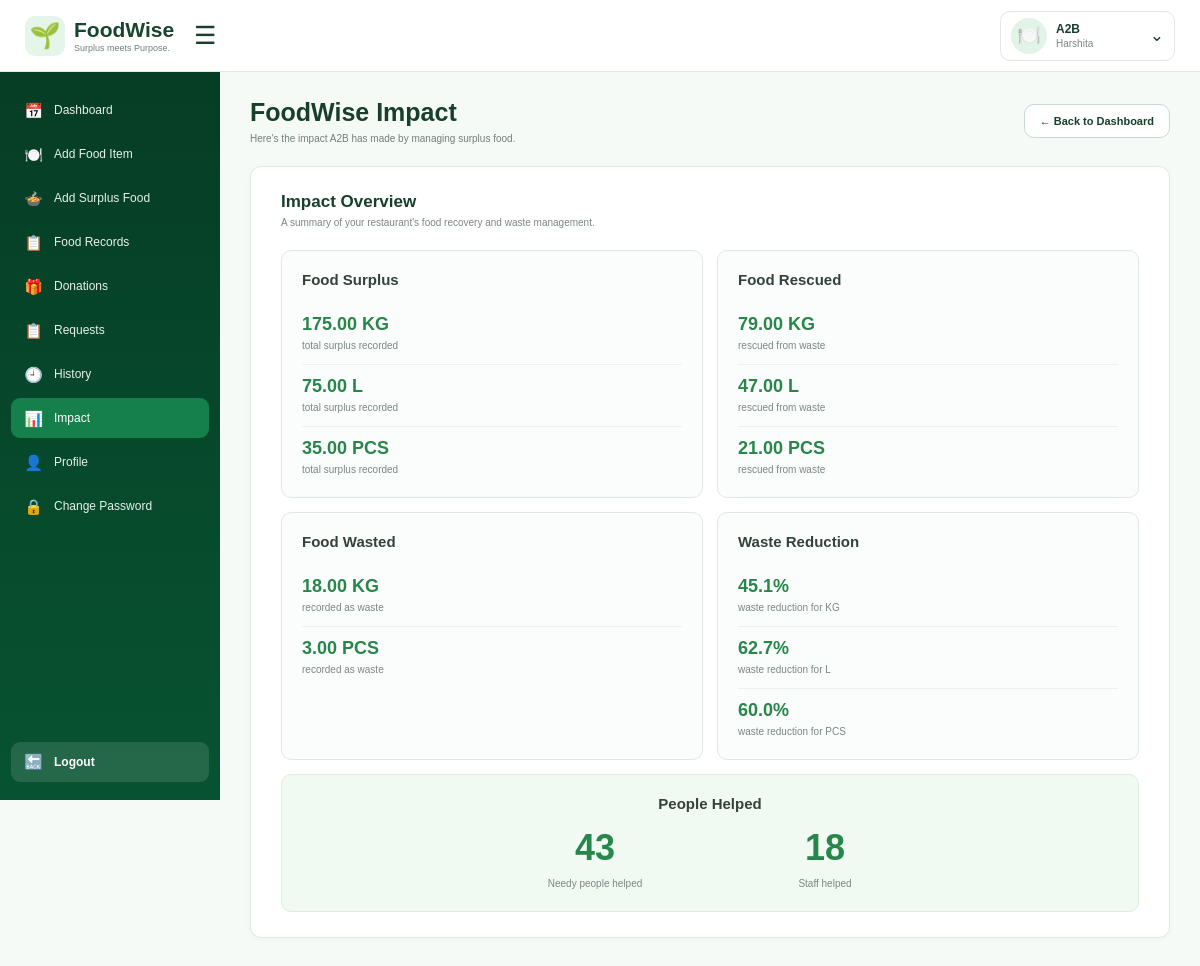
The page /impact/ (signed in) on the database its author committed.
### wastage/models.py (models this page shows, shortened)
class Restaurant(models.Model):
    user = models.OneToOneField(
        User, on_delete=models.CASCADE, null=True, blank=True, related_name='restaurant')
    restaurant_name = models.CharField(max_length=150)
    owner_name = models.CharField(max_length=100)
    email = models.EmailField(unique=True)
    phone = models.CharField(max_length=15)
    address = models.TextField()
    city = models.CharField(max_length=100)
    is_active = models.BooleanField(default=True)

class LeftoverRecord(models.Model):
    ACTION_CHOICES = [
        ('DISCOUNTED', 'Discounted & Sold'),
        ('DONATED', 'Donated'),
        ('STORED', 'Stored'),
        ('STAFF', 'Given to Staff'),
        ('WASTED', 'Wasted'),
    ]
    UNIT_CHOICES = [
        ('KG', 'Kilograms'),
        ('G', 'Grams'),
        ('L', 'Litres'),
        ('ML', 'Millilitres'),
        ('PCS', 'pieces'),
    ]
    WASTE_REASON_CHOICES = [
        ('OVERPRODUCTION', 'Overproduction'),
        ('LOW_DEMAND', 'Low Demand'),
        ('SPOILAGE', 'Spoilage'),
        ('PREPARATION_ERROR', 'Preparation Error'),
        ('CUSTOMER_LEFTOVER', 'Customer Leftover'),
        ('OTHER', 'Other'),
    ]
    restaurant = models.ForeignKey(Restaurant, on_delete=models.CASCADE)
    food_item = models.ForeignKey(FoodItem, on_delete=models.CASCADE)
    daily_record = models.ForeignKey(DailyFoodRecord, on_delete=models.CASCADE)
    quantity = models.DecimalField(max_digits=8, decimal_places=2)
    quantity_used = models.DecimalField(max_digits=8, decimal_places=2, default=0)
    unit = models.CharField(max_length=10, choices=UNIT_CHOICES,default='KG')
    people_helped = models.PositiveIntegerField(default=0)
    action = models.CharField(max_length=20, choices=ACTION_CHOICES)
    waste_reason = models.CharField(max_length=30, choices=WASTE_REASON_CHOICES, blank=True)
    donation_organization = models.ForeignKey('FoodRescueOrganization', on_delete=models.SET_NULL, null=True, blank=True)
    recorded_at = models.DateTimeField(auto_now_add=True)

### wastage/views.py (the view)
# urls.py: path('impact/', views.impact, name='impact'),
@login_required
def impact(request):
    restaurant = request.user.restaurant
    surplus_by_unit = {}
    daily_records = (
        DailyFoodRecord.objects
        .filter(
            restaurant=restaurant
        )
        .select_related('food_item')
    )
    for daily_record in daily_records:
        surplus = (
            daily_record.quantity_prepared
            - daily_record.quantity_sold
        )
        if surplus <= 0:
            continue
        leftover = (
            LeftoverRecord.objects
            .filter(
                restaurant=restaurant,
                daily_record=daily_record
            )
            .order_by('recorded_at')
            .first()
        )
        if not leftover:
            continue
        unit = leftover.unit
        surplus_by_unit[unit] = (
            surplus_by_unit.get(unit, 0)
            + surplus
        )
    rescued_data = (
        LeftoverRecord.objects
        .filter(
            restaurant=restaurant,
            action__in=[
                'DISCOUNTED',
                'DONATED',
                'STORED',
                'STAFF'
            ]
        )
        .values(
            'unit'
        )
        .annotate(
            total=Sum('quantity_used')
        )
    )
    rescued_by_unit = {
        item['unit']: item['total']
        for item in rescued_data
    }
    wasted_data = (
        LeftoverRecord.objects
        .filter(
            restaurant=restaurant,
            action='WASTED'
        )
        .values(
            'unit'
        )
        .annotate(
            total=Sum('quantity')
        )
    )
    wasted_by_unit = {
        item['unit']: item['total']
        for item in wasted_data
    }
    reduction_by_unit = {}
    for unit, surplus in surplus_by_unit.items():
        rescued = rescued_by_unit.get(
            unit,
            0
        )
        reduction_by_unit[unit] = (
            (rescued / surplus) * 100
            if surplus > 0
            else 0
        )
    needy_people_helped = sum(
        donation.people_helped
        for donation in (
            LeftoverRecord.objects
            .filter(
                restaurant=restaurant,
                action='DONATED'
            )
        )
    )
    staff_people_helped = sum(
        staff.people_helped
        for staff in (
            LeftoverRecord.objects
            .filter(
                restaurant=restaurant,
                action='STAFF'
            )
        )
    )
    return render(
        request,
        'wastage/impact.html',
        {
            'restaurant': restaurant,
            'surplus_by_unit': surplus_by_unit,
            'rescued_by_unit': rescued_by_unit,
            'wasted_by_unit': wasted_by_unit,
            'reduction_by_unit': reduction_by_unit,
            'needy_people_helped': needy_people_helped,
            'staff_people_helped': staff_people_helped,
        }
    )

### wastage/templates/wastage/impact.html (shortened to what this page needs)
{% load static %}
<!DOCTYPE html>
<html lang="en">
<head>
</head>
<body>
<header class="navbar">
    <div class="navbar-left">
        <a
            href="{% url 'dashboard' %}"
            class="navbar-logo"
        >
            <div class="navbar-logo-icon">
                🌱
            </div>
            <div class="navbar-logo-text">
                <strong>
                    FoodWise
                </strong>
                <span>
                    Surplus meets Purpose.
                </span>
            </div>
        </a>
        <button
            class="hamburger"
            id="sidebarToggle"
            type="button"
            aria-label="Toggle sidebar"
            aria-expanded="true"
        >
            ☰
        </button>
    </div>
    <div class="navbar-right">
        <div class="organization-profile">
            <button
                type="button"
                class="organization-user"
                id="organizationProfileButton"
                aria-expanded="false"
            >
                <div class="organization-icon">
                    🍽️
                </div>
                <div class="organization-user-info">
                    <strong>
                        {{ restaurant.restaurant_name }}
                    </strong>
                    <span>
                        {{ restaurant.owner_name }}
                    </span>
                </div>
                <div class="arrow">
                    ⌄
                </div>
            </button>
        </div>
    </div>
</header>
<aside
    class="sidebar"
    id="sidebar"
>
    <nav class="nav-menu">
        <a
            href="{% url 'dashboard' %}"
            class="nav-item"
        >
            <span class="nav-icon">📅</span>
            <span>Dashboard</span>
        </a>
        <a
            href="{% url 'add_food_item' %}"
            class="nav-item"
        >
            <span class="nav-icon">🍽️</span>
            <span>Add Food Item</span>
        </a>
        <a
            href="{% url 'add_surplus' %}"
            class="nav-item"
        >
            <span class="nav-icon">🍲</span>
            <span>Add Surplus Food</span>
        </a>
        <a
            href="{% url 'food_records' %}"
            class="nav-item"
        >
            <span class="nav-icon">📋</span>
            <span>Food Records</span>
        </a>
        <a
            href="{% url 'donations' %}"
            class="nav-item"
        >
            <span class="nav-icon">🎁</span>
            <span>Donations</span>
        </a>
        <a
            href="{% url 'restaurant_food_requests' %}"
            class="nav-item"
        >
            <span class="nav-icon">📋</span>
            <span>Requests</span>
        </a>
        <a
            href="{% url 'history' %}"
            class="nav-item"
        >
            <span class="nav-icon">🕘</span>
            <span>History</span>
        </a>
        <a
            href="{% url 'impact' %}"
            class="nav-item active"
        >
            <span class="nav-icon">📊</span>
            <span>Impact</span>
        </a>
        <a
            href="{% url 'profile' %}"
            class="nav-item"
        >
            <span class="nav-icon">👤</span>
            <span>Profile</span>
        </a>
        <a
            href="{% url 'restaurant_change_password' %}"
            class="nav-item"
        >
            <span class="nav-icon">🔒</span>
            <span>Change Password</span>
        </a>
    </nav>
    <div class="logout">
        <a href="{% url 'logout' %}">
            <span class="logout-icon">
                🔙
            </span>
            <span>
                Logout
            </span>
        </a>
    </div>
</aside>
<main class="main">
    <section class="content">
        <div class="page-header">
            <div class="page-title">
                <h1>
                    FoodWise Impact
                </h1>
                <p>
                    Here's the impact {{ restaurant.restaurant_name }}
                    has made by managing surplus food.
                </p>
            </div>
            <a
                href="{% url 'dashboard' %}"
                class="back-button"
            >
                ← Back to Dashboard
            </a>
        </div>
        <div class="impact-card">
            <div class="impact-card-header">
                <h2>
                    Impact Overview
                </h2>
                <p>
                    A summary of your restaurant's food recovery and waste management.
                </p>
            </div>
            <div class="impact-grid">
                <div class="impact-box">
                    <h2>
                        Food Surplus
                    </h2>
                    {% for unit, total in surplus_by_unit.items %}
                    <div class="impact-item">
                        <strong>
                            {{ total|floatformat:2 }} {{ unit }}
                        </strong>
                        <br>
                        <span>
                            total surplus recorded
                        </span>
                    </div>
                    {% empty %}
                    <span class="impact-description">
                        No surplus food recorded yet.
                    </span>
                    {% endfor %}
                </div>
                <div class="impact-box">
                    <h2>
                        Food Rescued
                    </h2>
                    {% for unit, total in rescued_by_unit.items %}
                    <div class="impact-item">
                        <strong>
                            {{ total|floatformat:2 }} {{ unit }}
                        </strong>
                        <br>
                        <span>
                            rescued from waste
                        </span>
                    </div>
                    {% empty %}
                    <span class="impact-description">
                        No rescued food recorded yet.
                    </span>
                    {% endfor %}
                </div>
                <div class="impact-box">
                    <h2>
                        Food Wasted
                    </h2>
                    {% for unit, total in wasted_by_unit.items %}
                    <div class="impact-item">
                        <strong>
                            {{ total|floatformat:2 }} {{ unit }}
                        </strong>
                        <br>
                        <span>
                            recorded as waste
                        </span>
                    </div>
                    {% empty %}
                    <span class="impact-description">
                        No wasted food recorded yet.
                    </span>
                    {% endfor %}
                </div>
                <div class="impact-box">
                    <h2>
                        Waste Reduction
                    </h2>
                    {% for unit, percentage in reduction_by_unit.items %}
                    <div class="impact-item">
                        <strong>
                            {{ percentage|floatformat:1 }}%
                        </strong>
                        <br>
                        <span>
                            waste reduction for {{ unit }}
                        </span>
                    </div>
                    {% empty %}
                    <span class="impact-description">
                        No reduction data available yet.
                    </span>
                    {% endfor %}
                </div>
                <div class="impact-box people-box">
                    <h2>
                        People Helped
                    </h2>
                    <div class="people-helped-grid">
                        <div>
                            <div class="people-number">
                                {{ needy_people_helped }}
                            </div>
                            <span class="impact-description">
                                Needy people helped
                            </span>
                        </div>
                        <div>
                            <div class="people-number">
                                {{ staff_people_helped }}
                            </div>
                            <span class="impact-description">
                                Staff helped
                            </span>
                        </div>
                    </div>
                </div>
            </div>
        </div>
    </section>
</main>
</body>
</html>

### rows shown on the page
Restaurant: restaurant_name "A2B", owner_name "Harshita"
LeftoverRecord: surplus_by_unit "KG", reduction_by_unit "KG"
LeftoverRecord: surplus_by_unit "PCS", reduction_by_unit "PCS"

### other values the page prints
{{ total|floatformat:2 }} "175.00" "75.00" "35.00"
{{ unit }} "L"
{{ total|floatformat:2 }} "79.00" "47.00" "21.00"
{{ unit }} "KG" "L" "PCS"
{{ total|floatformat:2 }} "18.00" "3.00"
{{ unit }} "KG" "PCS"
{{ percentage|floatformat:1 }} "45.1" "62.7" "60.0"
{{ needy_people_helped }} "43"
{{ staff_people_helped }} "18"
